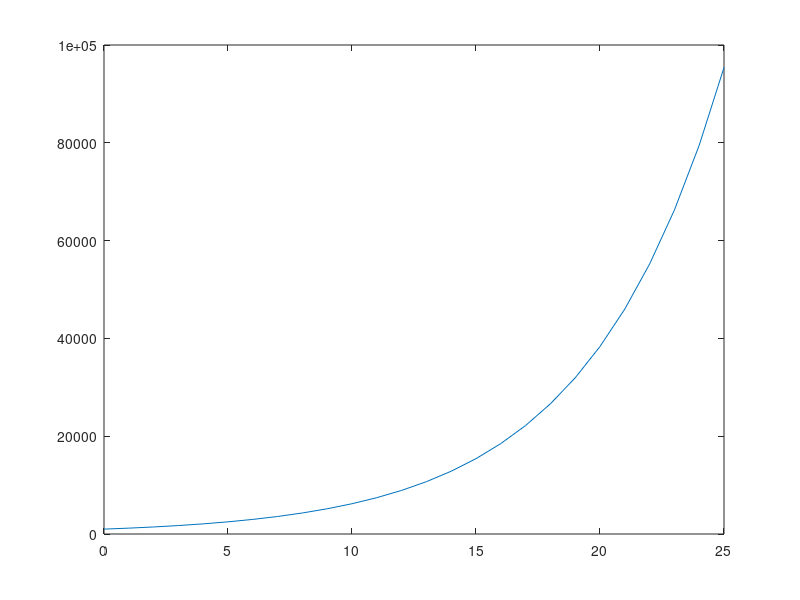

The MATLAB script that drew this image:
gama = 1.2;
P_0 = 1000;
P = [];
for i = 1:25
    P(1) = 1000;
    P(i+1) = gama*P(i);
    p = P(i);
end
P = P';
n = [0:length(P) - 1];
n = n';
plot(n,P);
